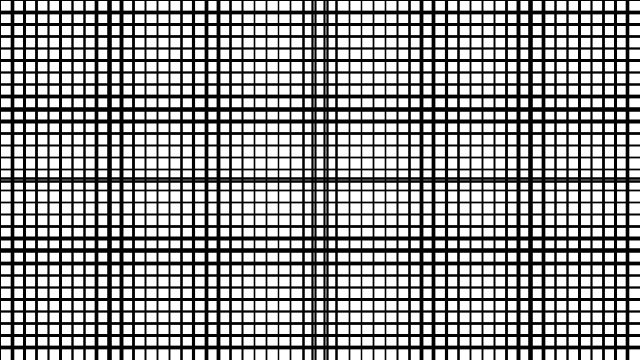
Frame 1 (no input)
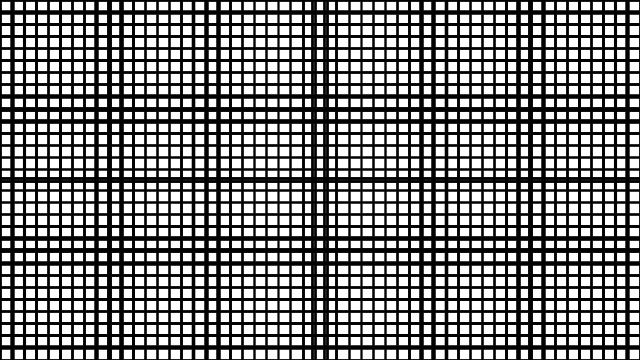
Frame 60 (the mouse pressed at the canvas centre just before this capture)
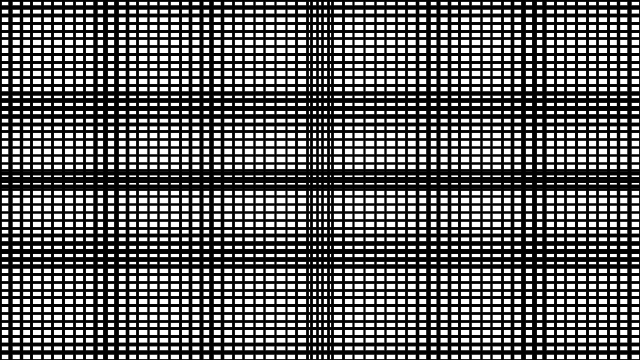
Frame 120 (the mouse held since frame 60 and released just before this capture)

The Processing sketch that drew these frames (run headless with seeded random() and noise(); from frame 60 on, the mouse is pressed at the canvas centre):

// Processing sketch: processing_84447
// ── processing_84447.pde

float noiseScale=0.02;

void setup() {
  size(640, 360); 
  background(255);
//  frameRate(30);
//  loop();
}

float oldX = -1;
float oldY = -1;

void draw() {
  float x = 0;
  float y = 0;

  fill(255,50);
  rectMode(CORNER);
  rect(0,0,width,height);

    y = 0;

     while(y < height/2) {
      float noiseVal = noise(mouseX*noiseScale);
      float strokeNoise = noise(y * noiseScale);
      strokeWeight(strokeNoise*6);
  
      y += (noiseVal * 20);

      line(0, y, width, y); 
      line(0, height - y, width, height - y); 
    }

    x = 0;
    while(x < width/2) {
      float noiseVal = noise(mouseY*noiseScale);
      float strokeNoise = noise(x * noiseScale);
      strokeWeight(strokeNoise*6);
  
      x += (noiseVal * 20);
      line(x, 0, x, height); 
      line(width - x, 0, width - x, height); 
    }
  
}
